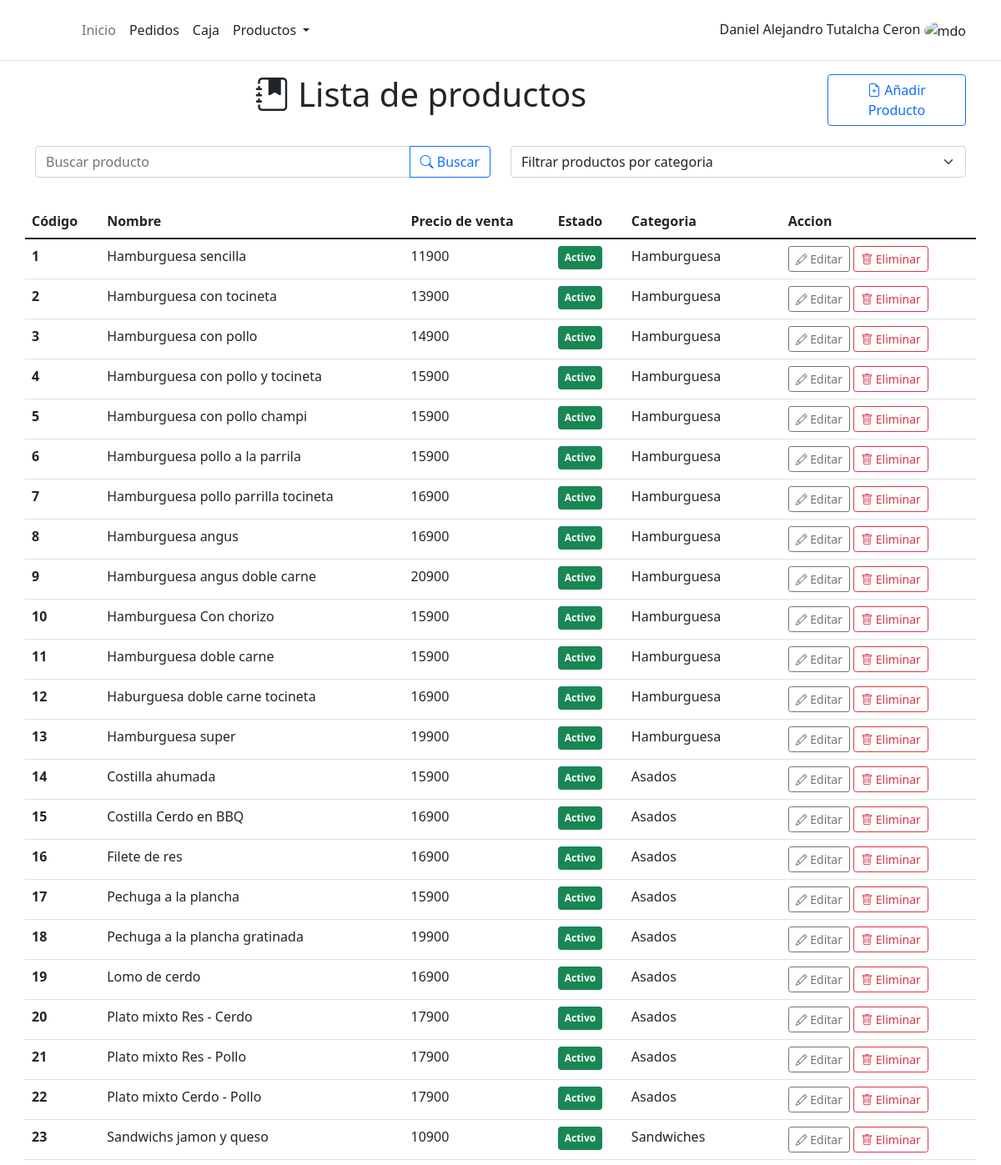
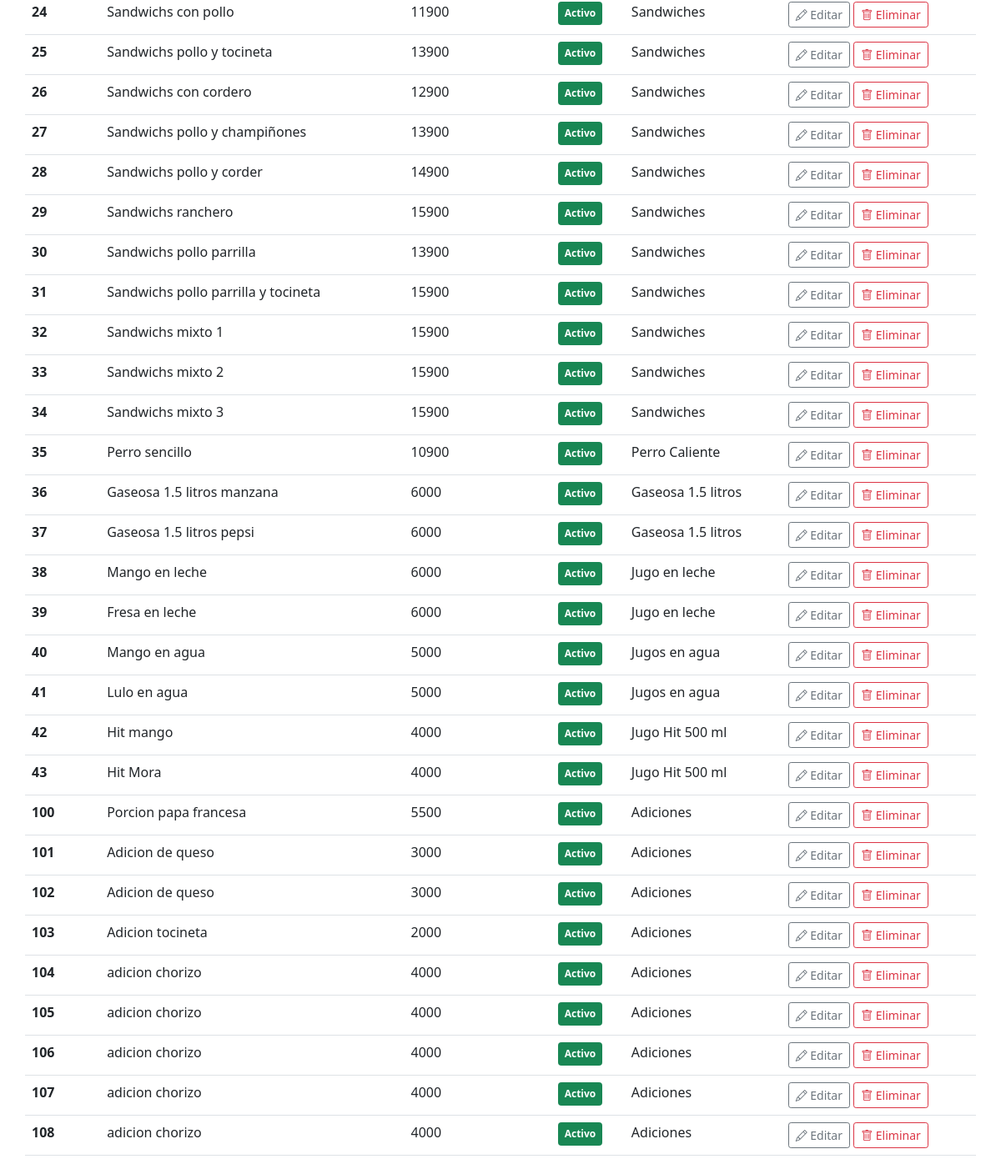
Page /product/ on the earlier database version (2 pictures, top to bottom).
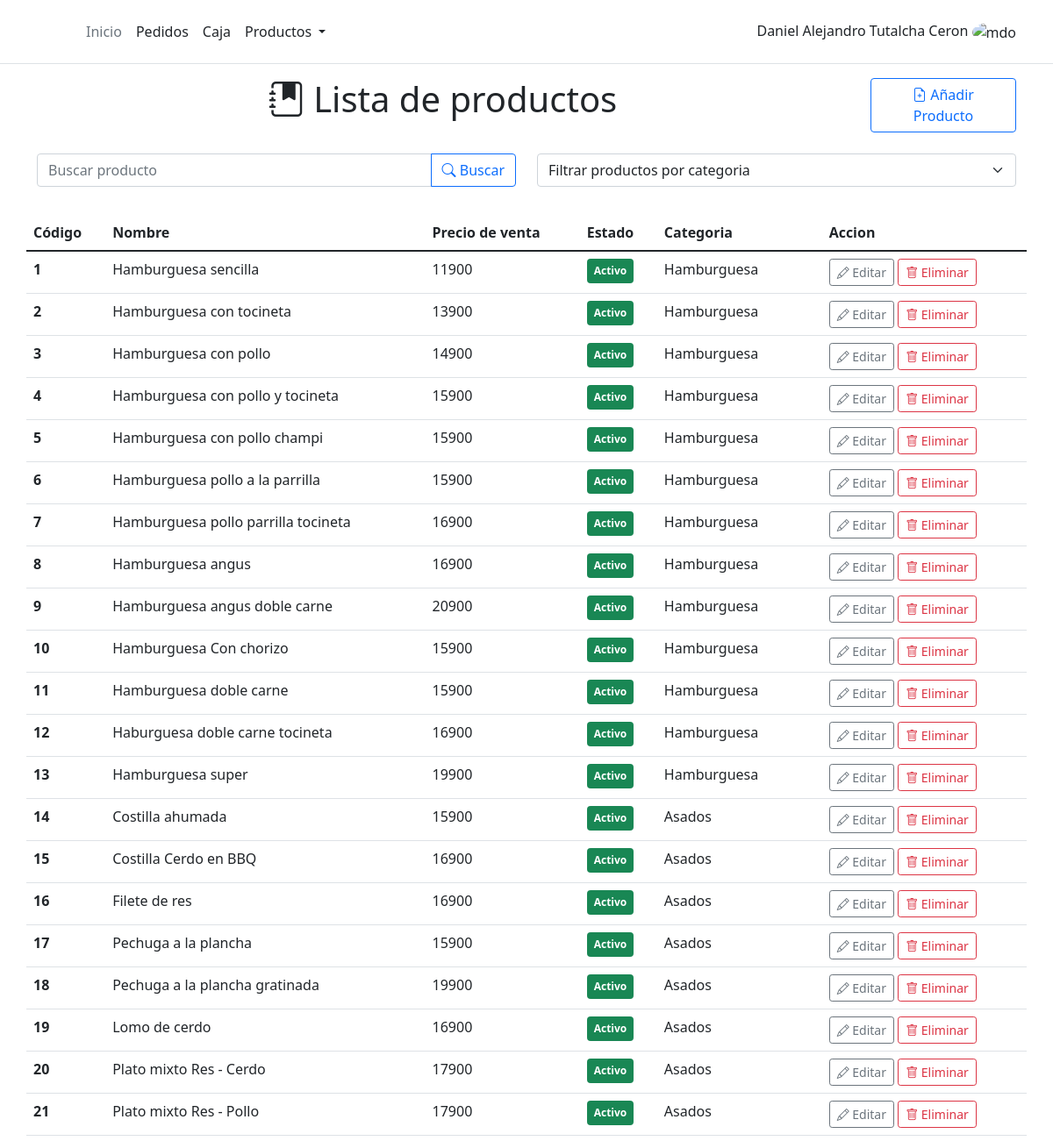
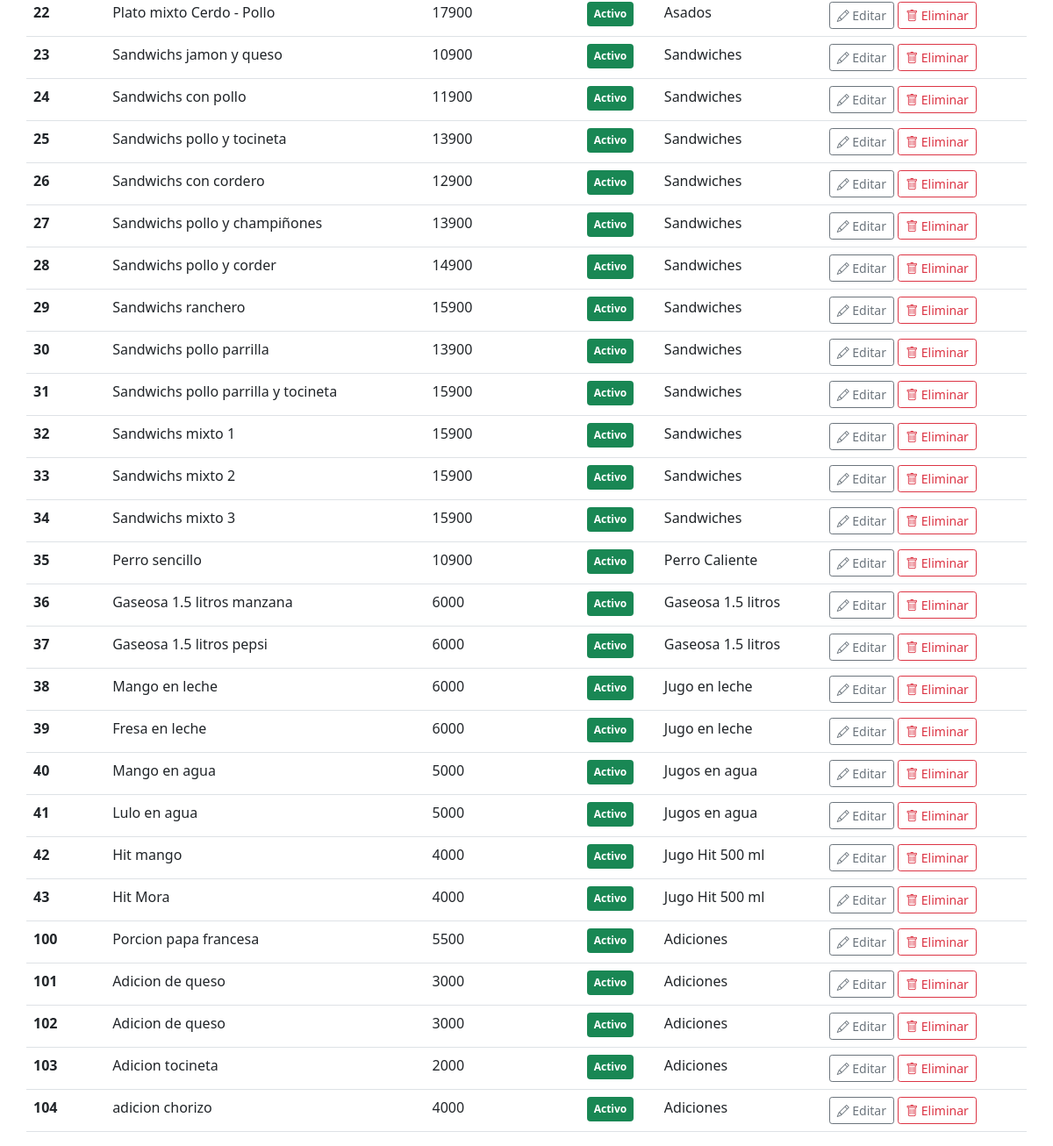
Same page on the later database version (2 pictures, top to bottom).
### product/models.py (models this page shows, shortened)
class Product(models.Model):
    code = models.IntegerField(unique=True)
    name = models.CharField(max_length=100)
    sale_price = models.IntegerField()
    category = models.ForeignKey(Category,on_delete=models.CASCADE)
    description = models.TextField()
    status = models.BooleanField(default= True)
    created = models.DateTimeField(auto_now_add=True, verbose_name="Fecha de creación")
    updated = models.DateTimeField(auto_now=True, verbose_name="Fecha de edición")
    class Meta:
        ordering = ['code']

class Category(models.Model):
    name = models.CharField(max_length=100)
    description = models.TextField()
    work_section = models.ForeignKey(Work_Section, on_delete = models.PROTECT)
    status = models.BooleanField(default=True)
    created = models.DateTimeField(auto_now_add=True, verbose_name="Fecha de creación")
    updated = models.DateTimeField(auto_now=True, verbose_name="Fecha de edición")
    class Meta:
        ordering = ['name']
    def __str__(self):
        return self.name

### product/views.py (the view)
# urls.py: path('', ProductListView.as_view(), name='list_products'),
class ProductListView(ListView):
    model = Product
    template_name = 'product/product.html'
    def get_context_data(self, **kwargs):
        context = super().get_context_data(**kwargs)
        context['categorys'] = Category.objects.all()
        context['form'] = ProductForm
        return context
    def get_queryset(self, **kwargs):
        object_list = self.model.objects.all()
        if('category' in self.request.GET.keys() or 'name_product' in self.request.GET.keys()):
            try:
                if(self.request.GET['category'] != 'all'):
                    object_list = self.model.objects.filter(category__id = self.request.GET['category'])
            except:
                object_list = self.model.objects.filter(name__icontains = self.request.GET['name_product'])
        return object_list

### product/templates/product/product.html (shortened to what this page needs)
{% extends 'core/base.html' %} {% load static%} {% block title%} Lista Productos {% endblock%} {%block content%}
<div class="row mb-4">
    <div class="col-md-10">
        <h1 class="text-center"><i class="bi bi-journal-bookmark-fill"></i> Lista de productos</h1>
    </div>
    <div class="col-md-2">
        <button type="button" class="btn btn-outline-primary" data-bs-toggle="modal" data-bs-target="#modal_product" onclick='clean_modal()'>
			<i class="bi bi-file-earmark-plus"></i>
			Añadir Producto
		</button>
    </div>
</div>
<div class="row mb-3 ">
    <div class="col-md-6">
        <form action="{% url 'product:list_products'%}" method='GET'>
            <div class="input-group mb-3">
                <input type="text" class="form-control" name='name_product' placeholder="Buscar producto" aria-label="Buscar producto" aria-describedby="button-addon2">
                <button class="btn btn-outline-primary" type="submit"><i class="bi-search"></i> Buscar</button>
            </div>
        </form>
    </div>
    <div class="col-md-6">
        <form  action="{% url 'product:list_products'%}" method="GET">
			<select class="form-select" aria-label="buscar categoria" name='category' id='filter_category' onchange="this.form.submit()">
				<option selected disabled>Filtrar productos por categoria</option>
			</select>
        </form>
    </div>
</div>
<div class=" row ">
    <table class="table table-hover table-responsive ">
        <thead>
            <tr>
                <th scope="col ">Código</th>
                <th scope="col ">Nombre</th>
                <th scope="col ">Precio de venta</th>
                <th scope="col ">Estado</th>
                <th scope="col ">Categoria</th>
                <th scope="col ">Accion</th>
            </tr>
        </thead>
        <tbody id='body_table'>
            {% for product in object_list %}
            <tr id='item_list_{{product.code}}' >
                <td><b>{{product.code}}</b></td>
                <td>{{product.name}}</td>
                <td>{{product.sale_price}}</td>
                {% if product.status %}
                <td> <span class="badge bg-success p-2 ">Activo</span></td>
                {% else %}
                <td><span class="badge bg-danger p-2  ">Inactivo</span></td>
                {% endif %}
                <td>{{product.category.name}}</td>
                <td>
                    <button type="button" class="btn btn-outline-secondary btn-sm" onclick='get_update_product({{product.id}})'><i class="bi bi-pencil "></i> Editar</button>
                    <button type="button" class="btn btn-outline-danger btn-sm " onclick="confirm_delete('{{product.name}}',{{product.id}})""><i class="bi bi-trash "></i> Eliminar</button>
                </td>
            </tr>
            {% endfor %}
        </tbody>
    </table>
</div>
{% endblock%}

Differences in the rows shown:
removed Product: code "105", name "adicion chorizo", sale_price "4000", status "Activo", category.name "Adiciones"
removed Product: code "106", name "adicion chorizo", sale_price "4000", status "Activo", category.name "Adiciones"
removed Product: code "107", name "adicion chorizo", sale_price "4000", status "Activo", category.name "Adiciones"
removed Product: code "108", name "adicion chorizo", sale_price "4000", status "Activo", category.name "Adiciones"
changed Product: name "Hamburguesa pollo a la parrila" → "Hamburguesa pollo a la parrilla"
